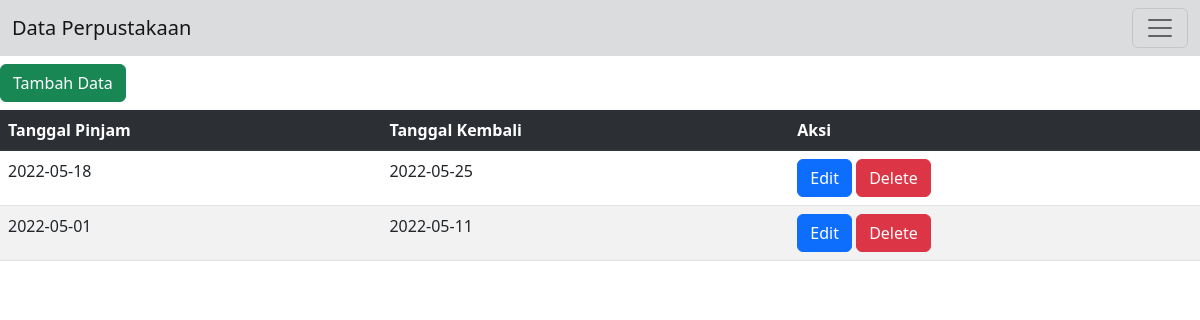
The app's page /Peminjaman.php with its own data.
### tables this page shows
CREATE TABLE `peminjaman` (
  `id_peminjaman` int(11) NOT NULL,
  `tgl_pinjam` date NOT NULL,
  `tgl_kembali` date NOT NULL
);

### Model.php (called while the page is built, shortened)
<?php
function GetAllDataPeminjaman($pdo)
{
    $sql = "SELECT * FROM peminjaman";
    $statement = $pdo->prepare($sql);
    $statement->execute();
    $peminjamans = $statement->fetchAll(PDO::FETCH_OBJ);
    return $peminjamans;
}

### Peminjaman.php (the view, shortened to what this page needs)
<?php
require 'Model.php';
require 'Koneksi.php';
?>
<!doctype html>
<html lang="en">
<head>
    <link href="https://cdn.jsdelivr.net/npm/bootstrap@5.2.0-beta1/dist/css/bootstrap.min.css" rel="stylesheet">
</head>
<body>
    <nav class="navbar navbar-inverse bg-secondary bg-opacity-25">
        <div class="container-fluid">
            <a class="navbar-brand" href="#">Data Perpustakaan</a>
            <button class="navbar-toggler" type="button" data-bs-toggle="collapse" data-bs-target="#navbarSupportedContent" aria-controls="navbarSupportedContent" aria-expanded="false" aria-label="Toggle navigation">
                <span class="navbar-toggler-icon"></span>
            </button>
        </div>
    </nav>
    <a href='PeminjamanForm.php?form=tambah'><button class="btn btn-success text-white mt-2">Tambah Data</button></a>
    <table class="table table-striped mt-2">
        <tr class="table-dark">
            <th scope="col">Tanggal Pinjam</th>
            <th scope="col">Tanggal Kembali</th>
            <th scope="col">Aksi</th>
        </tr>
        <?php foreach (GetAllDataPeminjaman($conn) as $row) : ?>
            <tr>
                <td><?= $row->tgl_pinjam; ?></td>
                <td><?= $row->tgl_kembali; ?></td>
                <td>
                    <a href='PeminjamanForm.php?id_peminjaman=<?= $row->id_peminjaman ?>&form=update'><button class="btn btn-primary text-white">Edit</button></a>
                    <a onclick="return confirm('Yakin hapus data yang dipilih?')" href='PeminjamanForm.php?id_peminjaman=<?= $row->id_peminjaman ?>&form=delete'><button class="btn btn-danger text-white">Delete</button></a>
                </td>
            </tr>
        <?php endforeach; ?>
    </table>
</body>
</html>

### records on screen
peminjaman: tgl_pinjam "2022-05-18", tgl_kembali "2022-05-25"
peminjaman: tgl_pinjam "2022-05-01", tgl_kembali "2022-05-11"
